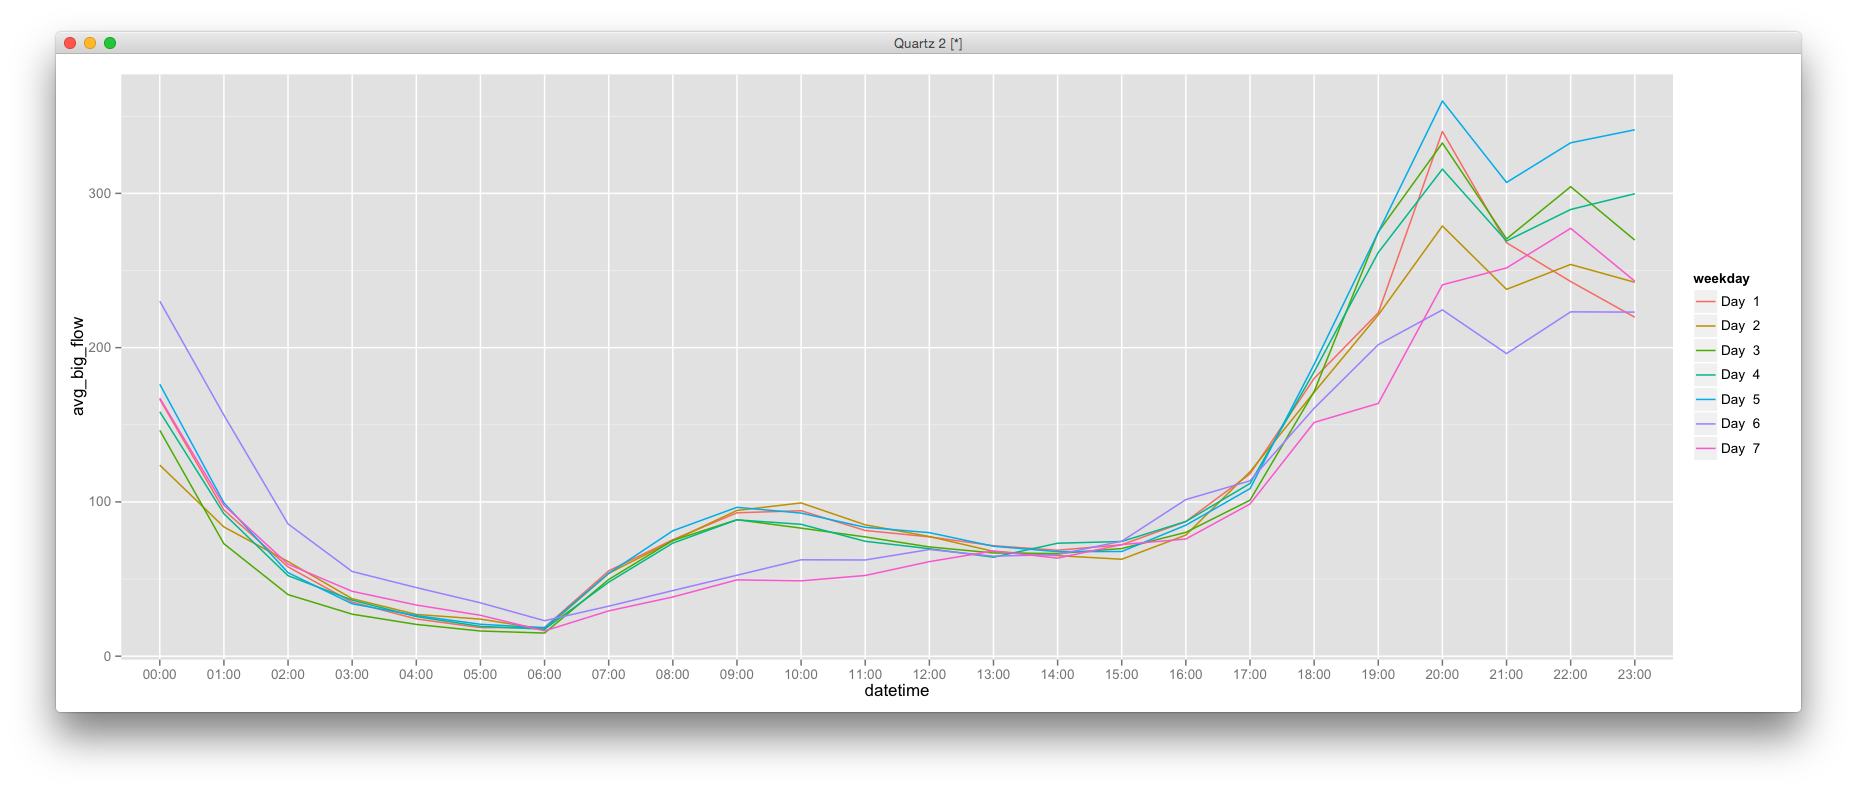

This chart was generated by the following R code:
library(ggplot2)

flowdata = read.table(file="flowdata.csv",  header=TRUE, sep=",")
avg_big_flow_data = subset(flowdata, select = c(datetime, avg_big_flow, weekday))
attach(avg_big_flow_data)
avg_big_flow_data[avg_big_flow>0,]

##	split time

temptime <- read.table(textConnection(as.character(avg_big_flow_data$datetime)))
avg_big_flow_data$datetime <- temptime$V2

temp1 = aggregate(avg_big_flow_data[2:2], by=list(avg_big_flow_data$weekday, avg_big_flow_data$datetime), mean)

##	rename col names.
colnames(temp1) <- c("weekday", "datetime", "avg_big_flow")

##	sort by weekday
temp1 = temp1[with(temp1, order(temp1$weekday)),]

##	rename content of weekday in order to avoid to become continuous values.
temp1$weekday <- paste("Day ", temp1$weekday)

##	output temp1 to .csv
write.csv(temp1, file = "Q2_big.csv")

ggplot(temp1, aes(datetime, avg_big_flow, color=weekday)) + geom_line(aes(group = weekday))

ggsave(file="Q2_big.pdf")